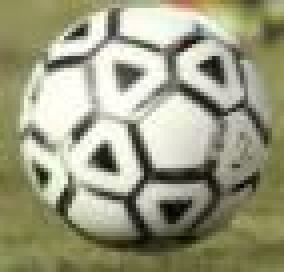
#> input picture CV Algoritms/ball.JPG, 71 x 68 px (shown 4 times larger)
$ python -i WriteToCSV.py   (imports and definitions only)
#> lines starting #> are read from the running program, lines starting #| are printed output that depends on the picture; after the words box and inside, x2 and y2 are one past the last pixel; in counts of white or black regions, pixels touching at a corner belong together
#> further down, picture is the input picture: shape (68, 71, 3); mean B, G, R 128.8, 155.4, 155
import csv
import cv2
import numpy
import sys #OS functions
from random import randint #random numbers

def Histogram(image):
    image1  = cv2.cvtColor(image, cv2.COLOR_BGR2GRAY)
    histo = cv2.calcHist([image1],[0],None,[256],[0,256])


def boundingBox(image):
    gray = cv2.cvtColor(image, cv2.COLOR_BGR2GRAY)
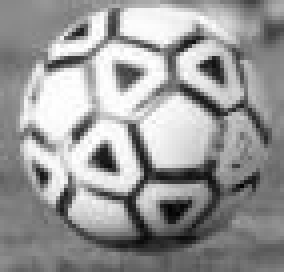
#> gray: shape (68, 71) (shown 4 times larger); min 1, max 255, mean 152.3
    thresh = cv2.threshold(gray, 0, 255, cv2.THRESH_BINARY_INV + cv2.THRESH_OTSU)[1]
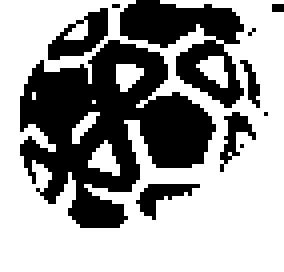
#> thresh: shape (68, 71) (shown 4 times larger); 61.9% white; 11 black regions (5 under 20 px)

    cnts = cv2.findContours(thresh, cv2.RETR_EXTERNAL, cv2.CHAIN_APPROX_SIMPLE)
#> cnts = 1 contour; box (x1, y1, x2, y2) and area: (0, 0, 71, 68) 4400
    cnts = cnts[0] if len(cnts) == 2 else cnts[1]
    for c in cnts:
        print("nyt image")
        print(c)
        x,y,w,h = cv2.boundingRect(c)
        cv2.rectangle(image, (x, y), (x + w, y + h), (0,255,0), 2)
#> this loop made 1 pass
#> (printed output is left out)
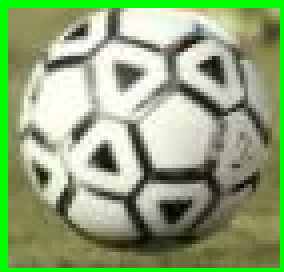
#> image: shape (68, 71, 3) (shown 4 times larger); 8.45% of pixels changed, all inside (x1, y1, x2, y2) = (0, 0, 71, 68)
    cv2.imshow("test", image)
    cv2.waitKey(0)
    return image

# cv2.imwrite("test1.jpg",frame)
# roi_img = boundingBox(cv2.imread('test1.jpg'))


# [65 lines left out: function main, not called in this run]


# [4 lines not run here, left out]
#
#
#header = ['Frame nr', 'area', 'country_code2', 'country_code3']
#data = [
#    ['Albania', 28748, 'AL', 'ALB'],
#    ['Algeria', 2381741, 'DZ', 'DZA'],
#    ['American Samoa', 199, 'AS', 'ASM'],
#    ['Andorra', 468, 'AD', 'AND'],
#    ['Angola', 1246700, 'AO', 'AGO']
#]
#
#with open('countries.csv', 'w', encoding='UTF8', newline='') as f:
#    writer = csv.writer(f)
#
#    # write the header
#    writer.writerow(header)
#
#    # write multiple rows
#    writer.writerows(data)

>>> import cv2
>>> picture = cv2.imread('ball.JPG')
>>> result = boundingBox(picture)
